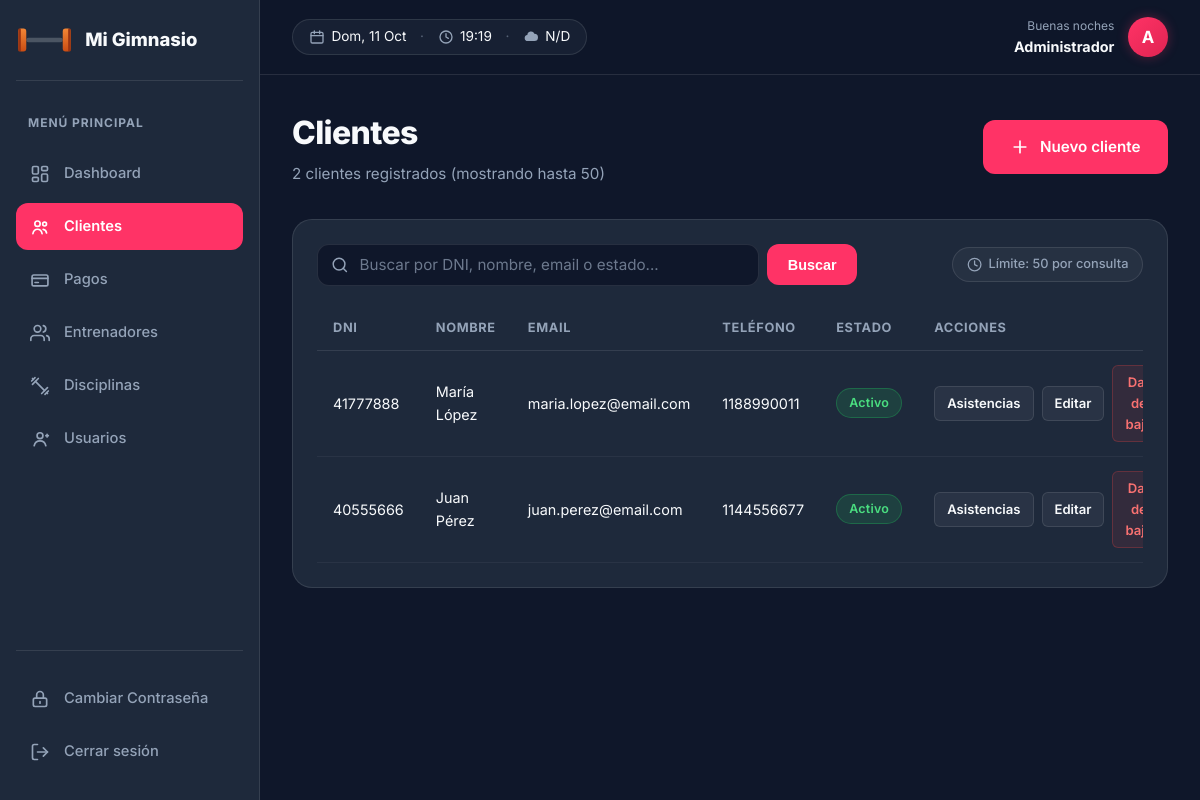
/panel/clientes.php (signed in), run on the app's committed database.
### tables this page shows
CREATE TABLE clientes (
    id_cliente INT AUTO_INCREMENT PRIMARY KEY,
    DNI INT(8) NOT NULL UNIQUE,
    nombre VARCHAR(100) NOT NULL,
    apellido VARCHAR(100) NOT NULL,
    email VARCHAR(100),
    telefono VARCHAR(20),
    id_estado INT NOT NULL,
    CONSTRAINT fk_cliente_estado FOREIGN KEY (id_estado)
        REFERENCES estado_cliente(ID_est_clientes)
);

CREATE TABLE estado_cliente (
    ID_est_clientes INT AUTO_INCREMENT PRIMARY KEY,
    Estado VARCHAR(150) NOT NULL,
    Descripcion VARCHAR(500)
);

### panel/clientes.php (the view, shortened to what this page needs)
<?php
$pdo = conectarDB();
$busqueda = trim($_GET['busqueda'] ?? '');
$params = [];
$whereSql = '';
$stmtCount = $pdo->prepare("
    SELECT COUNT(*)
    FROM clientes c
    JOIN estado_cliente e ON c.id_estado = e.ID_est_clientes
    $whereSql
");
$stmtCount->execute($params);
$totalRegistros = (int)$stmtCount->fetchColumn();
$stmt = $pdo->prepare("
    SELECT c.*, e.Estado
    FROM clientes c
    JOIN estado_cliente e ON c.id_estado = e.ID_est_clientes
    $whereSql
    ORDER BY c.apellido, c.nombre
    LIMIT 50
");
$stmt->execute($params);
$clientes = $stmt->fetchAll();
function claseBadge(string $estado): string
{
    return match ($estado) {
        'Activo' => 'activo',
        'Inactivo' => 'inactivo',
        'Pausado' => 'pausado',
        'Suspensión' => 'suspension',
        default => '',
    };
}
require __DIR__ . '/includes/layout_inicio.php';
?>
<div class="panel-header">
    <div>
        <h1 class="titulo-pagina">Clientes</h1>
        <div class="subt">
            <?php if ($busqueda !== ''): ?>
                Mostrando <?= count($clientes) ?> de <?= $totalRegistros ?> cliente<?= $totalRegistros === 1 ? '' : 's' ?> encontrado<?= $totalRegistros === 1 ? '' : 's' ?>
            <?php else: ?>
                <?= $totalRegistros ?> cliente<?= $totalRegistros === 1 ? '' : 's' ?> registrado<?= $totalRegistros === 1 ? '' : 's' ?> (mostrando hasta 50)
            <?php endif; ?>
        </div>
    </div>
    <a href="clientes_form.php" class="btn btn-primary">
        <svg class="icon" viewBox="0 0 24 24"><path d="M12 5v14M5 12h14"/></svg>
        Nuevo cliente
    </a>
</div>
<div class="panel-bloque">
    <div class="barra-busqueda">
        <form action="clientes.php" method="GET" class="form-busqueda">
            <div class="campo-icono">
                <input type="search" name="busqueda" class="form-control con-icono"
                       placeholder="Buscar por DNI, nombre, email o estado..."
                       value="<?= htmlspecialchars($busqueda) ?>"
                       onsearch="if(this.value=='') this.form.submit();">
            </div>
            <button type="submit" class="btn btn-primary" title="Buscar">Buscar</button>
        </form>
        <div class="badge-limite" title="Consultas limitadas a un máximo de 50 registros para optimizar el sistema">
            <svg class="icon" viewBox="0 0 24 24"><circle cx="12" cy="12" r="10"/><polyline points="12 6 12 12 16 14"/></svg>
            <span>Límite: 50 por consulta</span>
        </div>
    </div>
    <div class="tabla-scroll">
        <table class="tabla">
            <thead>
                <tr>
                    <th>DNI</th>
                    <th>Nombre</th>
                    <th>Email</th>
                    <th>Teléfono</th>
                    <th>Estado</th>
                    <th>Acciones</th>
                </tr>
            </thead>
            <tbody>
                <?php if (empty($clientes)): ?>
                    <tr>
                        <td colspan="6" class="celda-vacia">
                            <?= $busqueda !== '' ? 'No se encontraron clientes que coincidan con "' . htmlspecialchars($busqueda) . '".' : 'No hay clientes cargados todavía.' ?>
                        </td>
                    </tr>
                <?php else: ?>
                    <?php foreach ($clientes as $c): ?>
                        <tr>
                            <td><?= htmlspecialchars($c['DNI']) ?></td>
                            <td><?= htmlspecialchars($c['nombre'] . ' ' . $c['apellido']) ?></td>
                            <td><?= htmlspecialchars($c['email'] ?? '-') ?></td>
                            <td><?= htmlspecialchars($c['telefono'] ?? '-') ?></td>
                            <td><span class="badge <?= claseBadge($c['Estado']) ?>"><?= htmlspecialchars($c['Estado']) ?></span></td>
                            <td>
                                <div class="acciones">
                                    <a class="btn-accion btn-editar" href="asistencias_cliente.php?id=<?= (int)$c['id_cliente'] ?>">Asistencias</a>
                                    <a class="btn-accion btn-editar" href="clientes_form.php?id=<?= (int)$c['id_cliente'] ?>">Editar</a>
                                    <?php if ($c['Estado'] === 'Activo'): ?>
                                        <form action="clientes_baja.php" method="POST" onsubmit="return confirm('¿Dar de baja a este cliente?');" style="display:inline;">
                                            <button type="submit" class="btn-accion btn-baja">Dar de baja</button>
                                        </form>
                                    <?php endif; ?>
                                </div>
                            </td>
                        </tr>
                    <?php endforeach; ?>
                <?php endif; ?>
            </tbody>
        </table>
    </div>
</div>
<?php require __DIR__ . '/includes/layout_fin.php'; ?>

### assets/css/base.css (style rules this page uses)
:root { --color-primary: #ff3366; --color-primary-hover: #e02452; --color-bg-dark: #0f172a; --color-bg-card: #1e293b; --color-bg-light: #f8fafc; --color-text-main: #f8fafc; --color-text-muted: #94a3b8; --color-text-dark: #0f172a; --color-border: rgba(255, 255, 255, 0.1); --color-whatsapp: #25d366; --color-whatsapp-hover: #20ba5a; --font-main: 'Inter', -apple-system, BlinkMacSystemFont, 'Segoe UI', Roboto, sans-serif; --font-display: 'Playfair Display', Georgia, serif; --radius-sm: 6px; --radius-md: 12px; --radius-lg: 20px; --radius-full: 9999px; --shadow-sm: 0 2px 8px rgba(0, 0, 0, 0.15); --shadow-md: 0 8px 24px rgba(0, 0, 0, 0.25); --shadow-glow: 0 0 25px rgba(255, 51, 102, 0.35); --transition-fast: 0.2s ease; --transition-smooth: 0.3s cubic-bezier(0.4, 0, 0.2, 1); }
* { margin: 0; padding: 0; box-sizing: border-box; }
html { scroll-behavior: smooth; }
body { font-family: var(--font-main); background-color: var(--color-bg-dark); color: var(--color-text-main); line-height: 1.6; overflow-x: hidden; }
a { text-decoration: none; color: inherit; transition: color var(--transition-fast); }

### assets/css/components.css (style rules this page uses)
.icon { width: 1.25rem; height: 1.25rem; stroke: currentColor; stroke-width: 2; stroke-linecap: round; stroke-linejoin: round; fill: none; display: inline-block; flex-shrink: 0; }
.btn { display: inline-flex; align-items: center; justify-content: center; gap: 0.6rem; padding: 0.8rem 1.6rem; border-radius: var(--radius-md); font-size: 0.95rem; font-weight: 600; cursor: pointer; border: 2px solid transparent; transition: all var(--transition-smooth); text-align: center; }
.campo-icono { position: relative; display: flex; align-items: center; width: 100%; }
.form-control.con-icono { padding-left: 2.6rem; }
.barra-busqueda { display: flex; justify-content: space-between; align-items: center; gap: 1rem; margin-bottom: 1.25rem; flex-wrap: wrap; }
.form-busqueda { display: flex; align-items: center; gap: 0.5rem; flex: 1; max-width: 540px; }
.form-busqueda .campo-icono { flex: 1; }
.form-busqueda .form-control { padding-top: 0.65rem; padding-bottom: 0.65rem; }
.form-busqueda .btn { padding: 0.65rem 1.15rem; font-size: 0.9rem; white-space: nowrap; }
.badge-limite { display: inline-flex; align-items: center; gap: 0.4rem; font-size: 0.8rem; font-weight: 500; color: var(--color-text-muted); background-color: rgba(255, 255, 255, 0.04); padding: 0.4rem 0.85rem; border-radius: var(--radius-full); border: 1px solid var(--color-border); }
.badge-limite .icon { width: 0.95rem; height: 0.95rem; }

### assets/css/login.css (style rules this page uses)
.campo-icono { position: relative; display: flex; align-items: center; }
.campo-icono input::placeholder { color: var(--color-text-muted); opacity: 0.7; }
.btn-primary { background-color: var(--color-primary); color: #ffffff; }

### data on the page
clientes: DNI "41777888", nombre+apellido "María López", email "maria.lopez@email.com", telefono "1188990011", id_estado.Estado "Activo"
clientes: DNI "40555666", nombre+apellido "Juan Pérez", email "juan.perez@email.com", telefono "1144556677", id_estado.Estado "Activo"

### other printed values
GYM_NOMBRE "Mi Gimnasio"
$nombreUsuario "Administrador"
$inicial "A"
$totalRegistros "2"
